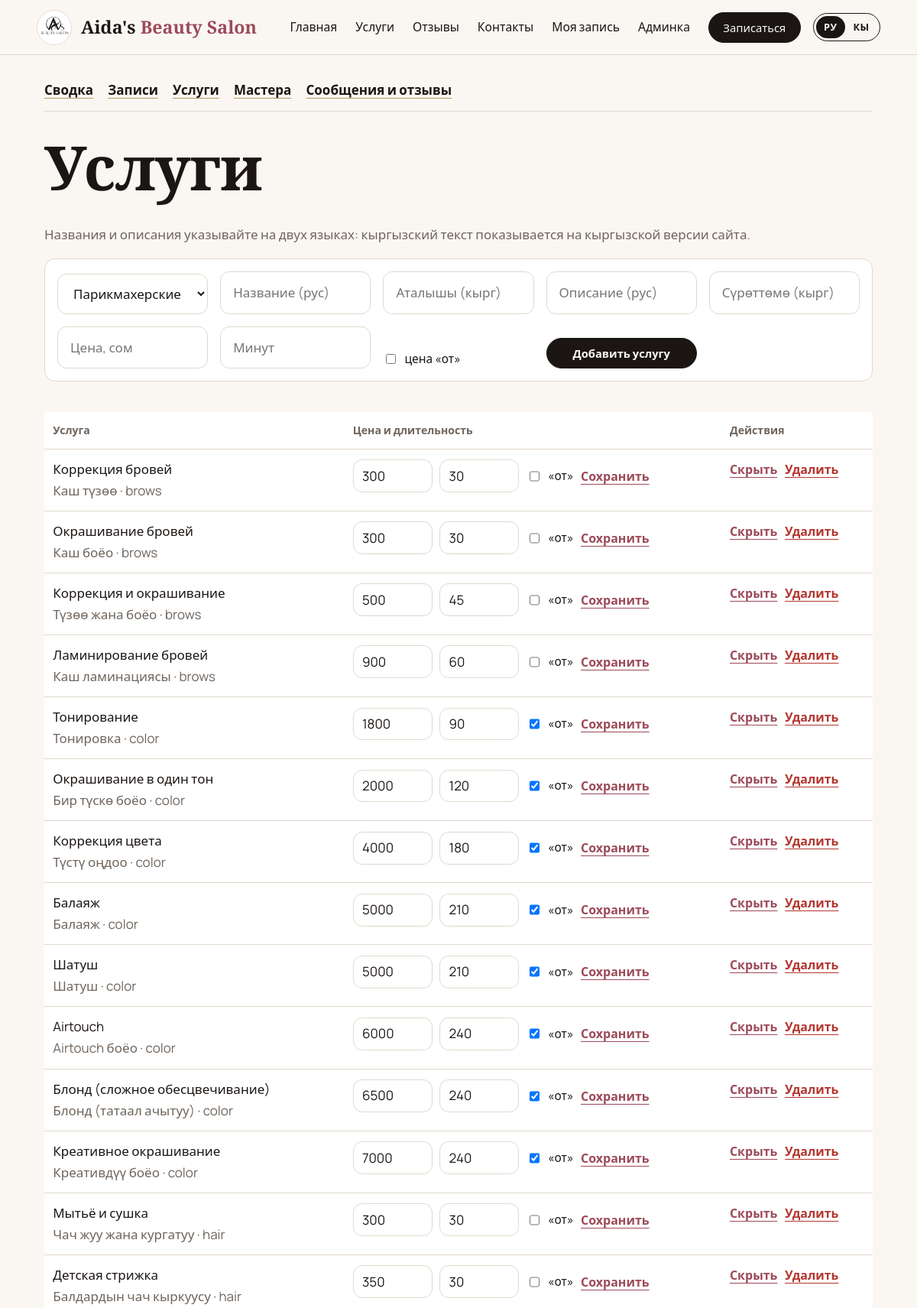
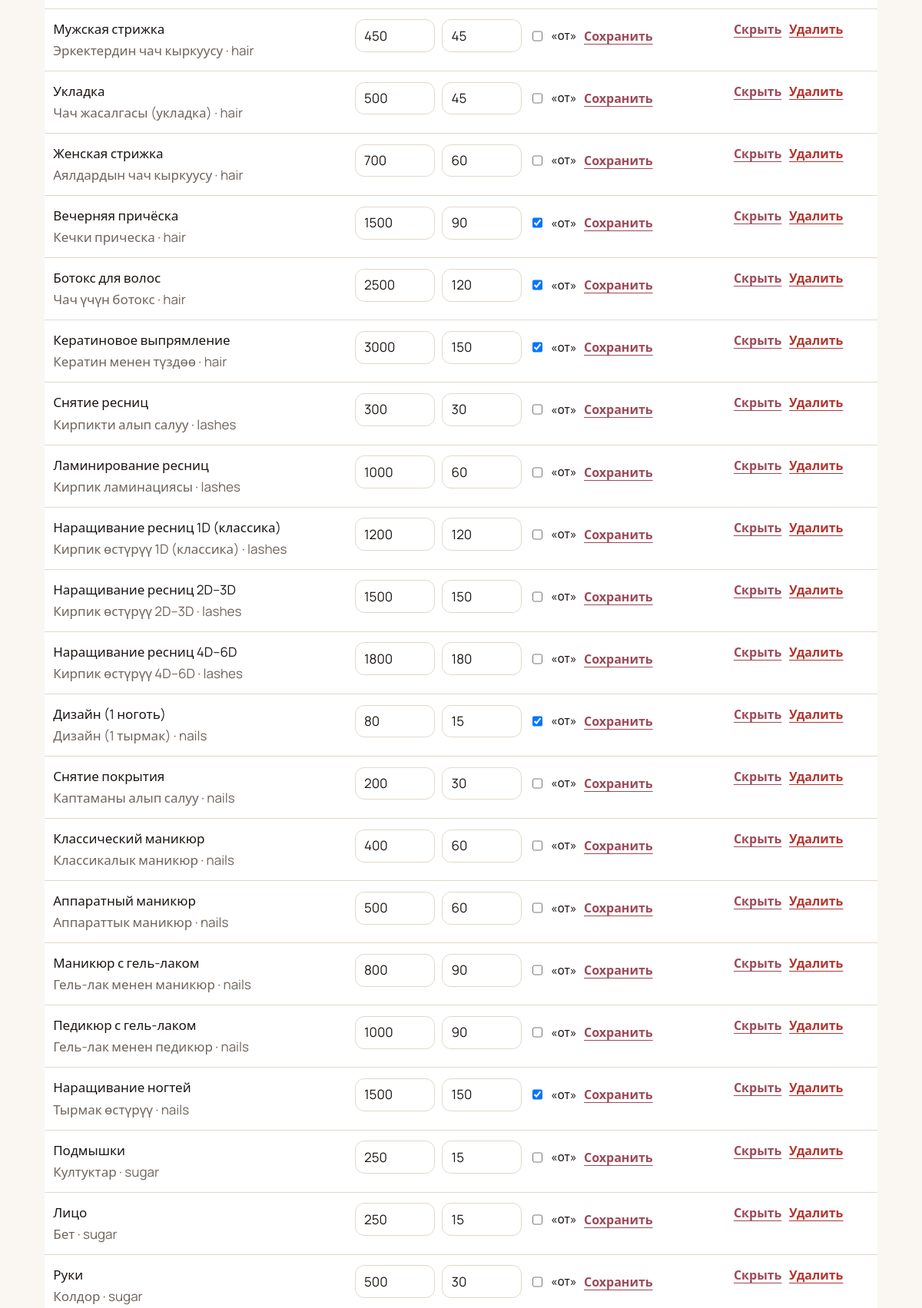
/admin/services (signed in, upper part), run on the app's committed database (2 pictures, top to bottom).
### tables this page shows
CREATE TABLE services (
    id          INTEGER PRIMARY KEY AUTOINCREMENT,
    category    TEXT    NOT NULL,
    name_ru     TEXT    NOT NULL,
    name_ky     TEXT    NOT NULL DEFAULT '',
    desc_ru     TEXT    NOT NULL DEFAULT '',
    desc_ky     TEXT    NOT NULL DEFAULT '',
    price       INTEGER NOT NULL CHECK (price >= 0),
    price_from  INTEGER NOT NULL DEFAULT 0,
    duration    INTEGER NOT NULL CHECK (duration BETWEEN 15 AND 480),
    active      INTEGER NOT NULL DEFAULT 1
);

### app.py (the view, shortened to what this page needs)
@app.route("/admin/services", methods=["GET", "POST"])
@admin_required
def admin_services():
    rows = query("SELECT * FROM services ORDER BY category, active DESC, price")
    return render_template("admin/services.html", rows=rows, cats=seed_data.CATEGORIES)

### app.py (called while the page is built)
def get_db():
    if "db" not in g:
        g.db = sqlite3.connect(DATABASE, isolation_level=None)
        g.db.row_factory = sqlite3.Row
        g.db.execute("PRAGMA foreign_keys = ON")
    return g.db

def query(sql, args=(), one=False):
    rows = get_db().execute(sql, args).fetchall()
    return (rows[0] if rows else None) if one else rows

@app.before_request
def pick_language():
    lang = session.get("lang")
    if lang not in LANGS:
        lang = request.accept_languages.best_match(list(LANGS), default=DEFAULT_LANG)
    g.lang = lang

def t(key, **kwargs):
    return translate(g.lang, key, **kwargs)

def csrf_token():
    if "_csrf" not in session:
        session["_csrf"] = secrets.token_urlsafe(24)
    return session["_csrf"]

@app.before_request
def protect_from_csrf():
    if request.method == "POST":
        sent = request.form.get("_csrf") or request.headers.get("X-CSRF-Token", "")
        if not sent or not secrets.compare_digest(sent, session.get("_csrf", "")):
            abort(400, description="csrf")

@app.after_request
def security_headers(resp):
    resp.headers["X-Content-Type-Options"] = "nosniff"
    resp.headers["X-Frame-Options"] = "DENY"
    resp.headers["Referrer-Policy"] = "same-origin"
    resp.headers["Content-Security-Policy"] = (
        "default-src 'self'; script-src 'self'; "
        "style-src 'self' 'unsafe-inline' https://fonts.googleapis.com; "
        "font-src https://fonts.gstatic.com; img-src 'self' data: https:; "
        "connect-src 'self'; frame-ancestors 'none'; form-action 'self'"
    )
    return resp

def admin_required(view):
    @wraps(view)
    def wrapped(*args, **kwargs):
        if not session.get("is_admin"):
            return redirect(url_for("admin_login", next=request.path))
        return view(*args, **kwargs)
    return wrapped

def whatsapp_link(text=""):
    base = f"https://wa.me/{WHATSAPP_DIGITS}"
    return f"{base}?text={quote(text)}" if text else base

### i18n.py (called while the page is built)
def translate(lang, key, **kwargs):
    pair = S.get(key)
    if pair is None:
        return key
    index = LANGS.index(lang) if lang in LANGS else 0
    text = pair[index] or pair[0]
    if kwargs:
        try:
            return text.format(**kwargs)
        except (KeyError, IndexError):
            return text
    return text

### templates/admin/services.html (shortened to what this page needs)
{% extends 'admin/base.html' %}
{% block admin %}
<h1>Услуги</h1>
<p class="muted">Названия и описания указывайте на двух языках: кыргызский текст показывается на кыргызской версии сайта.</p>
<form method="post" class="form add-form">
  <select name="category" aria-label="Направление">{% for c in cats %}<option value="{{ c[0] }}">{{ c[1] }}</option>{% endfor %}</select>
  <input name="name_ru" placeholder="Название (рус)" required aria-label="Название по-русски">
  <input name="name_ky" placeholder="Аталышы (кырг)" aria-label="Название по-кыргызски">
  <input name="desc_ru" placeholder="Описание (рус)" aria-label="Описание по-русски">
  <input name="desc_ky" placeholder="Сүрөттөмө (кырг)" aria-label="Описание по-кыргызски">
  <input name="price" type="number" min="0" placeholder="Цена, сом" required aria-label="Цена">
  <input name="duration" type="number" min="15" max="480" step="15" placeholder="Минут" required aria-label="Длительность">
  <label class="check"><input type="checkbox" name="price_from"> цена «от»</label>
  <button class="btn small" type="submit">Добавить услугу</button>
</form>
<div class="table-wrap"><table class="table">
  <thead><tr><th>Услуга</th><th>Цена и длительность</th><th>Действия</th></tr></thead>
  <tbody>
  {% for s in rows %}
  <tr class="{{ 'off' if not s.active }}">
    <td>{{ s.name_ru }}<br><span class="muted">{{ s.name_ky }} · {{ s.category }}</span></td>
    <td>
      <form method="post" class="inline-form">
        <input class="num" type="number" name="price" value="{{ s.price }}" min="0" aria-label="Цена: {{ s.name_ru }}">
        <input class="num" type="number" name="duration" value="{{ s.duration }}" min="15" max="480" step="15" aria-label="Минут: {{ s.name_ru }}">
        <label class="check"><input type="checkbox" name="price_from" {{ 'checked' if s.price_from }}> «от»</label>
        <button class="link-btn">Сохранить</button>
      </form>
    </td>
    <td>
      <form method="post" class="inline-form">
        <button class="link-btn" name="action" value="toggle">{{ 'Скрыть' if s.active else 'Показать' }}</button>
        <button class="link-btn danger" name="action" value="delete" data-confirm="Удалить услугу «{{ s.name_ru }}»?">Удалить</button>
      </form>
    </td>
  </tr>
  {% endfor %}
  </tbody>
</table></div>
{% endblock %}

### static/css/style.css (style rules this page uses)
:root { --ink: #1B1613; --paper: #FAF7F3; --white: #FFFFFF; --sand: #F0E9E0; --plum: #2C1A25; --rose: #9C4A59; --rose-dark: #7E3846; --gold: #B8975A; --line: #E2D8CC; --muted: #6F655D; --wa: #1DA851; --wa-dark: #178A42; --ok: #2E7D55; --bad: #B3362F; --serif: 'Cormorant Garamond', Georgia, 'Times New Roman', serif; --sans: 'Manrope', 'Segoe UI', system-ui, -apple-system, sans-serif; --radius: 14px; --header-h: 72px; --shadow: 0 18px 40px rgba(44, 26, 37, .12); }
*, *::before, *::after { box-sizing: border-box; }
html { scroll-behavior: smooth; scroll-padding-top: calc(var(--header-h) + 64px); -webkit-text-size-adjust: 100%; }
body { margin: 0; background: var(--paper); color: var(--ink); font: 400 1.0625rem/1.65 var(--sans); -webkit-font-smoothing: antialiased; padding-bottom: env(safe-area-inset-bottom, 0); }
h1, h2, h3 { font-family: var(--serif); font-weight: 600; margin: 0 0 .4em; line-height: 1.08; letter-spacing: -.01em; }
h1 { font-size: clamp(2.6rem, 7.5vw, 5rem); }
p { margin: 0 0 1em; }
.muted { color: var(--muted); }
.btn { display: inline-flex; align-items: center; justify-content: center; gap: .5rem; border: 1.5px solid var(--ink); background: var(--ink); color: var(--paper); padding: .85rem 1.7rem; border-radius: 99px; font: 600 1rem var(--sans); cursor: pointer; text-decoration: none; min-height: 48px; transition: background .18s, color .18s, border-color .18s, transform .18s; }
.btn.small { padding: .5rem 1.15rem; font-size: .92rem; min-height: 40px; }
.link, .link-btn { background: none; border: 0; padding: 0; font: 600 1rem var(--sans); color: var(--rose); cursor: pointer; text-decoration: underline; text-underline-offset: 4px; }
.link-btn.danger { color: var(--bad); }
.wizard, .form { display: grid; gap: 1.6rem; }
.form { gap: 1rem; }
label { display: grid; gap: .35rem; font-weight: 600; font-size: .96rem; }
input, select, textarea { font: inherit; font-weight: 400; width: 100%; padding: .8rem 1rem; color: var(--ink); background: var(--white); border: 1.5px solid var(--line); border-radius: 12px; min-height: 48px; }
input[type="radio"], input[type="checkbox"] { min-height: 0; }
.table-wrap { overflow-x: auto; }
.table { width: 100%; border-collapse: collapse; margin: 1rem 0 2rem; background: var(--white); }
.table th, .table td { text-align: left; padding: .75rem .7rem; border-bottom: 1px solid var(--line); vertical-align: top; }
.table th { font-size: .88rem; color: var(--muted); font-weight: 600; }
.add-form { grid-template-columns: repeat(auto-fit, minmax(170px, 1fr)); align-items: end; background: var(--white); border: 1px solid var(--line); border-radius: var(--radius); padding: 1rem; margin-bottom: 1.5rem; }
.check { display: flex; align-items: center; gap: .5rem; font-weight: 500; }
.check input { width: auto; }
.inline, .inline-form { display: inline-flex; flex-wrap: wrap; gap: .6rem; align-items: center; margin: 0; }
.inline-form select, .inline-form input { width: auto; min-height: 40px; padding: .4rem .7rem; }
input.num { width: 6.5rem; }

### data on the page
services: name_ru "Коррекция бровей", name_ky "Каш түзөө", category "brows", price "300", duration "30", active "Скрыть"
services: name_ru "Окрашивание бровей", name_ky "Каш боёо", category "brows", price "300", duration "30", active "Скрыть"
services: name_ru "Коррекция и окрашивание", name_ky "Түзөө жана боёо", category "brows", price "500", duration "45", active "Скрыть"
services: name_ru "Ламинирование бровей", name_ky "Каш ламинациясы", category "brows", price "900", duration "60", active "Скрыть"
services: name_ru "Тонирование", name_ky "Тонировка", category "color", price "1800", duration "90", active "Скрыть"
services: name_ru "Окрашивание в один тон", name_ky "Бир түскө боёо", category "color", price "2000", duration "120", active "Скрыть"
services: name_ru "Коррекция цвета", name_ky "Түстү оңдоо", category "color", price "4000", duration "180", active "Скрыть"
services: name_ru "Балаяж", name_ky "Балаяж", category "color", price "5000", duration "210", active "Скрыть"
services: name_ru "Шатуш", name_ky "Шатуш", category "color", price "5000", duration "210", active "Скрыть"
services: name_ru "Airtouch", name_ky "Airtouch боёо", category "color", price "6000", duration "240", active "Скрыть"
services: name_ru "Блонд (сложное обесцвечивание)", name_ky "Блонд (татаал ачытуу)", category "color", price "6500", duration "240", active "Скрыть"
services: name_ru "Креативное окрашивание", name_ky "Креативдүү боёо", category "color", price "7000", duration "240", active "Скрыть"
services: name_ru "Мытьё и сушка", name_ky "Чач жуу жана кургатуу", category "hair", price "300", duration "30", active "Скрыть"
services: name_ru "Детская стрижка", name_ky "Балдардын чач кыркуусу", category "hair", price "350", duration "30", active "Скрыть"
services: name_ru "Мужская стрижка", name_ky "Эркектердин чач кыркуусу", category "hair", price "450", duration "45", active "Скрыть"
services: name_ru "Укладка", name_ky "Чач жасалгасы (укладка)", category "hair", price "500", duration "45", active "Скрыть"
services: name_ru "Женская стрижка", name_ky "Аялдардын чач кыркуусу", category "hair", price "700", duration "60", active "Скрыть"
services: name_ru "Вечерняя причёска", name_ky "Кечки прическа", category "hair", price "1500", duration "90", active "Скрыть"
services: name_ru "Ботокс для волос", name_ky "Чач үчүн ботокс", category "hair", price "2500", duration "120", active "Скрыть"
services: name_ru "Кератиновое выпрямление", name_ky "Кератин менен түздөө", category "hair", price "3000", duration "150", active "Скрыть"
services: name_ru "Снятие ресниц", name_ky "Кирпикти алып салуу", category "lashes", price "300", duration "30", active "Скрыть"
services: name_ru "Ламинирование ресниц", name_ky "Кирпик ламинациясы", category "lashes", price "1000", duration "60", active "Скрыть"
services: name_ru "Наращивание ресниц 1D (классика)", name_ky "Кирпик өстүрүү 1D (классика)", category "lashes", price "1200", duration "120", active "Скрыть"
services: name_ru "Наращивание ресниц 2D–3D", name_ky "Кирпик өстүрүү 2D–3D", category "lashes", price "1500", duration "150", active "Скрыть"
services: name_ru "Наращивание ресниц 4D–6D", name_ky "Кирпик өстүрүү 4D–6D", category "lashes", price "1800", duration "180", active "Скрыть"
services: name_ru "Дизайн (1 ноготь)", name_ky "Дизайн (1 тырмак)", category "nails", price "80", duration "15", active "Скрыть"
services: name_ru "Снятие покрытия", name_ky "Каптаманы алып салуу", category "nails", price "200", duration "30", active "Скрыть"
services: name_ru "Классический маникюр", name_ky "Классикалык маникюр", category "nails", price "400", duration "60", active "Скрыть"
services: name_ru "Аппаратный маникюр", name_ky "Аппараттык маникюр", category "nails", price "500", duration "60", active "Скрыть"
services: name_ru "Маникюр с гель-лаком", name_ky "Гель-лак менен маникюр", category "nails", price "800", duration "90", active "Скрыть"
services: name_ru "Педикюр с гель-лаком", name_ky "Гель-лак менен педикюр", category "nails", price "1000", duration "90", active "Скрыть"
services: name_ru "Наращивание ногтей", name_ky "Тырмак өстүрүү", category "nails", price "1500", duration "150", active "Скрыть"
services: name_ru "Подмышки", name_ky "Култуктар", category "sugar", price "250", duration "15", active "Скрыть"
services: name_ru "Лицо", name_ky "Бет", category "sugar", price "250", duration "15", active "Скрыть"
services: name_ru "Руки", name_ky "Колдор", category "sugar", price "500", duration "30", active "Скрыть"

### other printed values
{{ t('nav.home') }} "Главная"
{{ t('nav.services') }} "Услуги"
{{ t('nav.reviews') }} "Отзывы"
{{ t('nav.contacts') }} "Контакты"
{{ t('nav.lookup') }} "Моя запись"
{{ t('nav.book') }} "Записаться"
{{ label }} "РУ" "КЫ"
form field category "Парикмахерские услуги"
